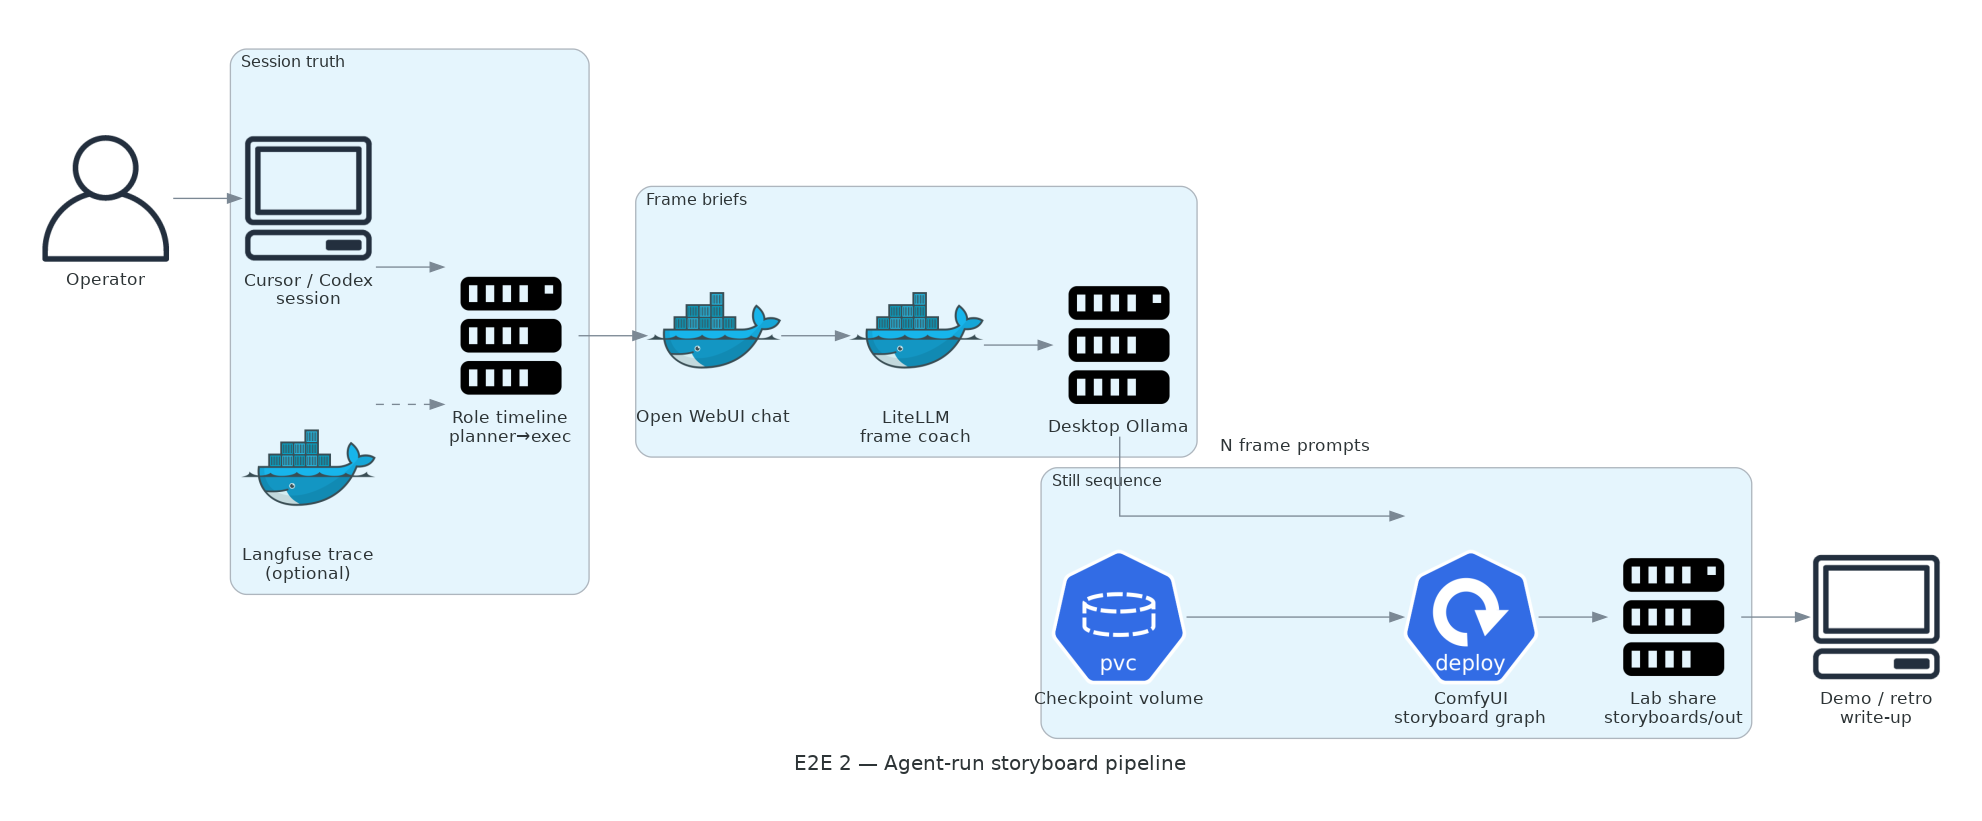

Generate this figure with Python:
"""E2E Solution 2 — Multi-agent session storyboard stills."""

from diagrams import Cluster, Diagram, Edge
from diagrams.aws.general import Client, User
from diagrams.k8s.compute import Deploy
from diagrams.k8s.storage import PVC
from diagrams.onprem.compute import Server
from diagrams.onprem.container import Docker

graph_attr = {"pad": "0.4", "nodesep": "0.55", "ranksep": "0.7"}

with Diagram(
    "E2E 2 — Agent-run storyboard pipeline",
    filename="comfyui-e2e-agent-storyboard",
    show=False,
    outformat=["png", "svg", "dot"],
    graph_attr=graph_attr,
):
    operator = User("Operator")

    with Cluster("Session truth"):
        cursor = Client("Cursor / Codex\nsession")
        langfuse = Docker("Langfuse trace\n(optional)")
        summary = Server("Role timeline\nplanner→exec")

    with Cluster("Frame briefs"):
        webui = Docker("Open WebUI chat")
        litellm = Docker("LiteLLM\nframe coach")
        ollama = Server("Desktop Ollama")

    with Cluster("Still sequence"):
        comfy = Deploy("ComfyUI\nstoryboard graph")
        models = PVC("Checkpoint volume")
        share = Server("Lab share\nstoryboards/out")

    dest = Client("Demo / retro\nwrite-up")

    operator >> cursor >> summary
    langfuse >> Edge(style="dashed") >> summary
    summary >> webui >> litellm >> ollama
    ollama >> Edge(label="N frame prompts") >> comfy
    models >> comfy
    comfy >> share >> dest
